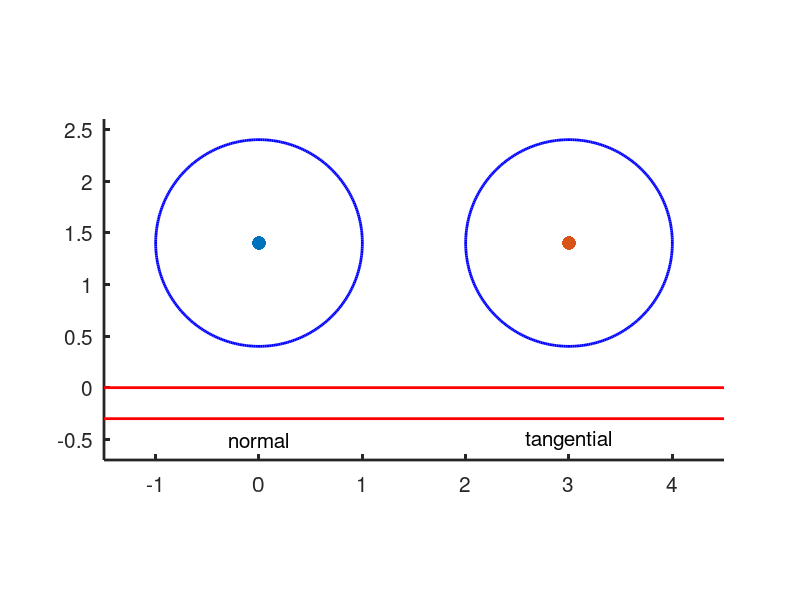

Write MATLAB code to recreate this figure. (Note: this script raises an error after producing the figure.)

print_fig=0;

set(0,'defaultlinelinewidth',2);
set(0,'defaultaxeslinewidth',2);
set(0,'defaulttextfontsize',15);
set(0,'defaultaxesfontsize',15);
set(0,'defaultfigurepaperpositionmode','auto');

if (~exist('plot_arrow'))
   addpath('../../../../../contact/matlab');
end

figure(1); clf; hold on
axis equal

R=1;
th=0:360; sn=sin(th*pi/180); cs=cos(th*pi/180);

% in vierkant [-0.5,0.5] x [0,1]:
x_spring=[0  0   -1  1   -1  1   -1  1   0   0 ]/2;
y_spring=[0 0.4 0.5 0.7 0.9 1.1 1.3 1.5 1.6 2.0]/2;

% center positions of wheels 1, 2:
x1 = 0; y1 = R+0.4;
x2 = 3; y2 = y1;

% first wheel

plot(x1, y1, '.', 'markersize', 30)
plot(x1+R*cs, y1+R*sn, 'b');

% second wheel

plot(x2, y2, '.', 'markersize', 30);
plot(x2+R*cs, y2+R*sn, 'b');

% rail

plot([x1-1.5*R x2+1.5*R],  0.00*R*[1 1], 'r');
plot([x1-1.5*R x2+1.5*R], -0.30*R*[1 1], 'r');

text(x1, -0.5, 'normal', 'horizontalalignment','center');
text(x2, -0.5, 'tangential', 'horizontalalignment','center');

axis([x1-1.5*R x2+1.5*R -0.7 y1+1.2*R]);

if (1==1)
   % vertical: spring and damper

   % arrow for variable spring - behind of spring:
   l1=plot_arrow([x1-0.4,y1-R-0.35], [0.8, 0.3], [0 .75 .75], 0.5);

   % spring:
   ofsx = -0.1;
   sclx = 0.4;
   scly = 0.39;
   plot(x1+ofsx+sclx*x_spring, y1-R+scly*(y_spring-1), 'k');

   % unilateral contact allowing separation
   plot(x1+ofsx+sclx*[-0.4 0.4], y1-R-scly+[0.01 0.01], 'k');

   % damper
   ofsx = 0.2;
   sclx = 0.25;
   scly = 0.40;
   l4 = plot(x1+ofsx+sclx*x_damp, y1-R+0.01+scly*(y_damp-1), 'k');

   % horizontal: spring + friction element

   % arrow for variable spring - behind of spring:
   l2=plot_arrow([x2-0.3,y2-R-0.35], [0.65, 0.28], [0 .75 .75], 0.6);

   % in rechthoek [0,0.7]+[0.7,1.7] x [-0.25,0.25]
   sclx = 0.8;
   scly = 0.2;
   yc = (y2 - R)/2;
   plot(x2+sclx*(y_spring-0.5), yc+scly*x_spring,'k');
   % friction: down-arrow:
   plot(x2+sclx*[-0.5 -0.5], yc+[0, -0.1],'k');
   fill(x2+sclx*-0.5+[-0.07 0.07 0], yc+[-0.1, -0.1, -0.2],'k');
   plot((x2+sclx*0.5)*[1 1], [ yc 2.5*yc], 'k');

   if (print_fig)
      axis off
      axis tight
      print -depsc cntc_fric_spring_var.eps
      print -djpeg95 cntc_fric_spring_var.jpg

      delete([l1;l2]);
      print -depsc cntc_fric_spring.eps
      print -djpeg95 cntc_fric_spring.jpg
   end

end

